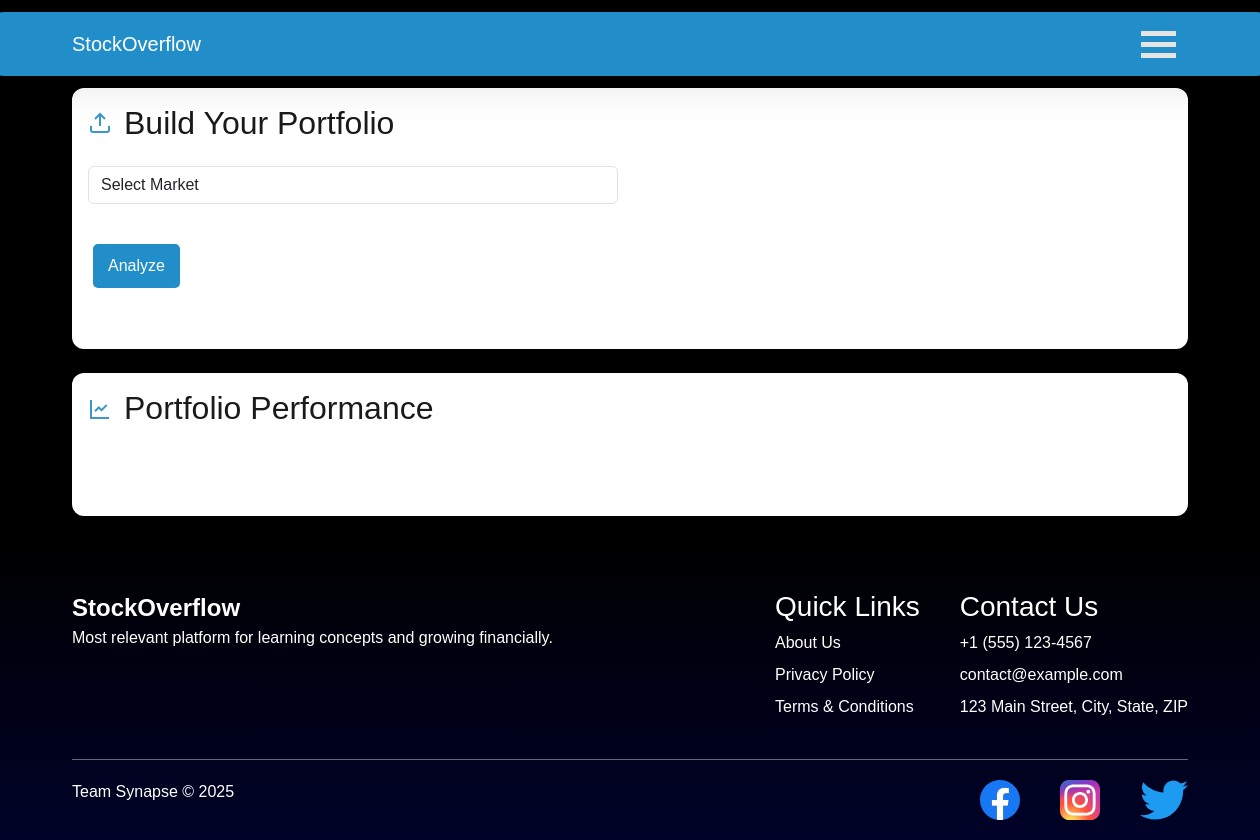
The app's page /market/stock_analysis/ (signed in), older data.
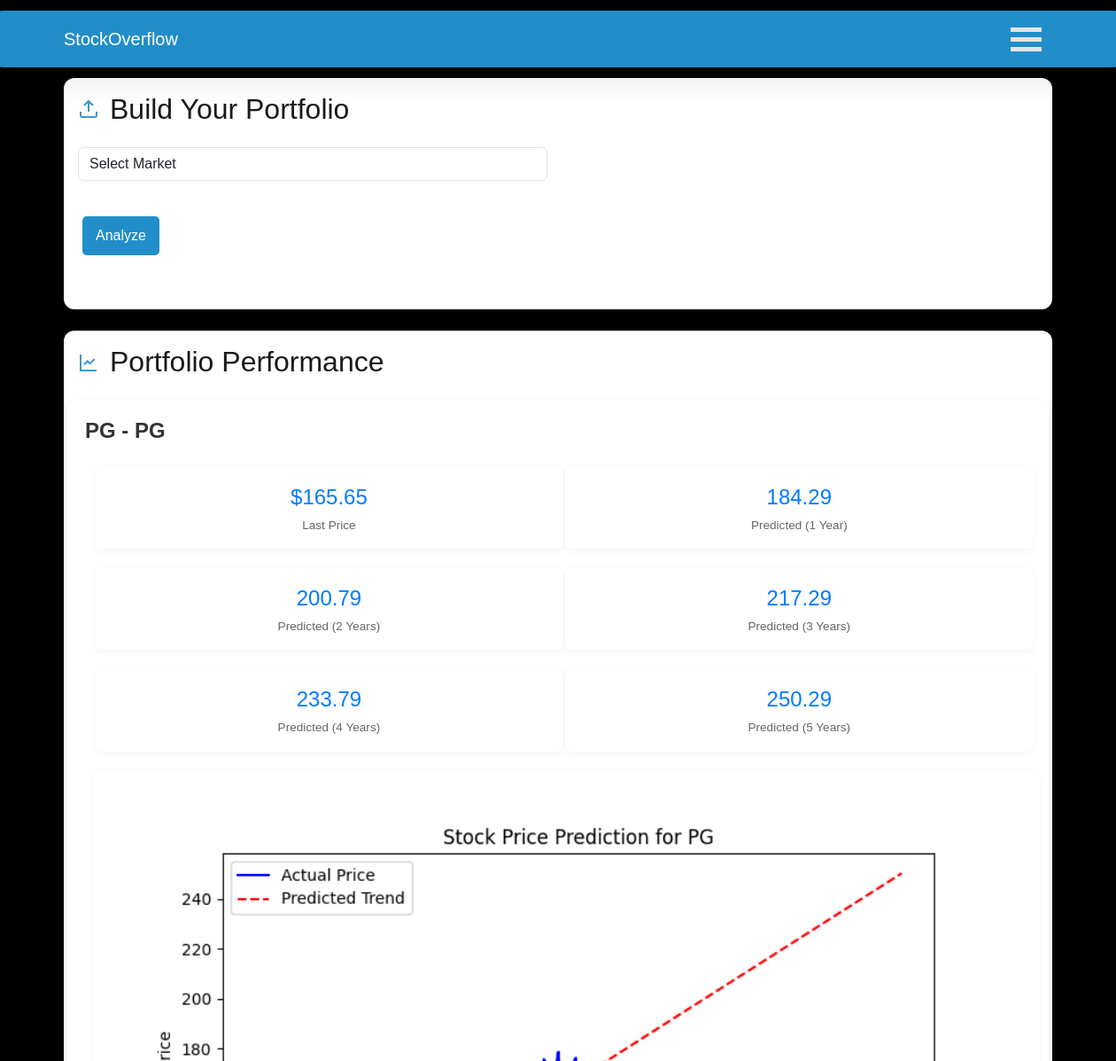
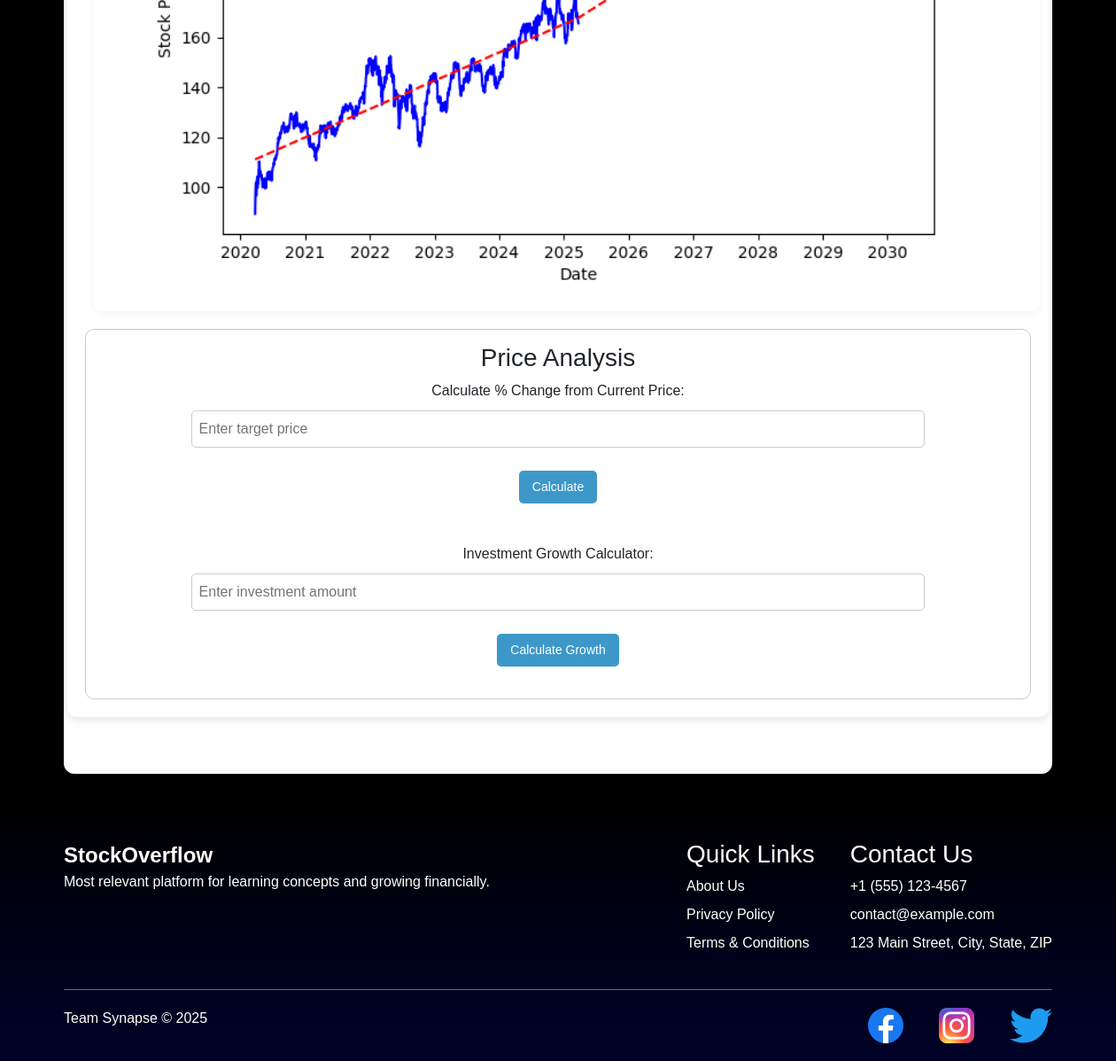
The same page, newer data (2 pictures, top to bottom).
### stock_market/models.py (models this page shows, shortened)
class Stock(models.Model):
    user = models.ForeignKey(settings.AUTH_USER_MODEL, on_delete=models.CASCADE)
    symbol = models.CharField(max_length=100, blank=True, null=True)
    name = models.CharField(max_length=100, blank=True, null=True)
    last_price = models.FloatField(null=True, blank=True)
    predicted_1y = models.FloatField(null=True, blank=True)
    predicted_2y = models.FloatField(null=True, blank=True)
    predicted_3y = models.FloatField(null=True, blank=True)
    predicted_4y = models.FloatField(null=True, blank=True)
    predicted_5y = models.FloatField(null=True, blank=True)
    graph_path = models.ImageField(upload_to="stock_graphs/", max_length=255, blank=True, null=True)

### stock_market/views.py (the view, shortened to what this page needs)
# urls.py: path('stock_analysis/', stock_analysis, name='stock_analysis'),
def stock_analysis(request):
    today_price = None
    predicted_prices = None
    graph_url = None
    symbol = ""
    stock_data = Stock.objects.filter(user=request.user).order_by('-id')
    return render(request, "portfolio.html",  {"stock": stock_data})

### templates/portfolio.html (shortened to what this page needs)
{% extends "base.html" %}
{% load static %}
{% block content %}
<link href="{% static  'designs/stock.css' %}" rel="stylesheet">
<link href="{% static  'designs/style-port.css' %}" rel="stylesheet">
<div class="card">
    <div class="card-body">
        <h2 class="section-title">
            <svg viewBox="0 0 24 24" fill="none" stroke="currentColor" stroke-width="2" style="color: #3d98c9;">
                <path d="M21 15v4a2 2 0 0 1-2 2H5a2 2 0 0 1-2-2v-4"></path>
                <polyline points="17 8 12 3 7 8"></polyline>
                <line x1="12" y1="3" x2="12" y2="15"></line>
            </svg>
            Build Your Portfolio
        </h2>
        <div class="row">
            <div class="col-md-6">
                <div class="mb-4">
                    <form method="POST" action="{% url 'market:stock_analysis' %}" onsubmit="setStockName()">
                        <select id="market" class="form-control" onchange="toggleStockOptions()">
                            <option value="" disabled selected>Select Market</option>
                        </select>
                        <br>
                        <button type="submit" value="submit" class="btn btn-primary mt-3">Analyze</button>
                    </form>
                </div>
            </div>
        </div>
    </div>
</div>
<br>
<div class="card">
    <div class="card-body">
        <h2 class="section-title">
            <svg viewBox="0 0 24 24" fill="none" stroke="currentColor" stroke-width="2" style="color: #3d98c9;">
                <path d="M3 3v18h18"></path>
                <path d="M18.7 8l-5.1 5.2-2.8-2.7L7 14.3"></path>
            </svg>
            Portfolio Performance
        </h2>
        <div class="row">
                <div class="mb-4">
                    <div class="portfolio-stats">
                        <div class="row" id="stock-container">
                            {% for i in stock %}
                            <div class="stock-card" style="display: inline-block; gap: 30px; ">
                                <h2 class="stock-title">{{ i.symbol }} - {{ i.name }}</h2>
                                <table style="width: 100%;">
                                    <tr>
                                        <td>
                                            <div class="stat-card">
                                                <div class="stat-value">${{ i.last_price }}</div>
                                                <div class="stat-label">Last Price</div>
                                            </div>
                                        </td>
                                        <td>
                                            <div class="stat-card"><div class="stat-value">{{ i.predicted_1y }}</div><div class="stat-label">Predicted (1 Year)</div></div>
                                        </td>
                                        <td colspan="4" rowspan="3">
                                        </td>
                                    </tr>
                                    <tr>
                                        <td>
                                            <div class="stat-card"><div class="stat-value">{{ i.predicted_2y }}</div><div class="stat-label">Predicted (2 Years)</div>
                                        </td>
                                        <td>
                                            <div class="stat-card"><div class="stat-value">{{ i.predicted_3y }}</div><div class="stat-label">Predicted (3 Years)</div>
                                        </td>
                                    </tr>
                                    <tr>
                                        <td>
                                            <div class="stat-card"><div class="stat-value">{{ i.predicted_4y }}</div><div class="stat-label">Predicted (4 Years)</div>
                                        </td>
                                        <td>
                                            <div class="stat-card"><div class="stat-value">{{ i.predicted_5y }}</div><div class="stat-label">Predicted (5 Years)</div>
                                        </td>
                                    </tr>
                                </table>
                                <div class="stat-card">
                                    <img src="{{ i.graph_path.url }}" alt="Stock Graph" class="stock-graph">
                                </div>
                                <div class="operations">
                                    <h3>Price Analysis</h3>
                                    <label>Calculate % Change from Current Price:</label>
                                    <input type="number" id="targetPrice" placeholder="Enter target price"><br>
                                    <button onclick="calculatePercentage()" class="btn btn-primary mt-3">Calculate</button>
                                    <br>
                                    <label>Investment Growth Calculator:</label><br>
                                    <input type="number" id="investmentAmount" placeholder="Enter investment amount"><br>
                                    <button onclick="calculateFutureValue()" class="btn btn-primary mt-3">Calculate Growth</button>
                                </div>
                            </div>
                            {% endfor %}
                        </div>
                    </div>
                </div>
        </div>
    </div>
</div>
{% endblock %}

### templates/base.html (shortened to what this page needs)
<!DOCTYPE html>
<html lang="en">
{% load static %}
<head>
    <link href="https://cdn.jsdelivr.net/npm/bootstrap@5.3.2/dist/css/bootstrap.min.css" rel="stylesheet">
    <link rel="stylesheet" href="https://cdn.jsdelivr.net/npm/chart.js@3.9.1/dist/chart.min.css">
    <link href="{% static 'designs/base.css' %}" rel="stylesheet">
    <link href="{% static  'designs/burger.css' %}" rel="stylesheet">
</head>
<body>
    <nav class="navbar navbar-expand-lg navbar-dark mb-4">
        <div class="container">
            <a class="navbar-brand" href="http://127.0.0.1:8000/">
                StockOverflow
            </a>
            <div class="dropdown">
                <a class="dropdown" role="button" id="dropdownMenuLink" data-bs-toggle="dropdown" aria-expanded="false">
                    <div class="container" onclick="myFunction(this)">
                        <div class="bar1"></div>
                        <div class="bar2"></div>
                        <div class="bar3"></div>
                    </div>
                </a>
            </div>
        </div>
    </nav>
    <div class="container">
        {% block content %}
        {% endblock %}
    </div>
    <br>
    <footer>
        <div class="container">
            <div class="content">
                <div class="left">
                    <div class="logo">StockOverflow</div>
                    <p>Most relevant platform for learning concepts and growing financially.</p>
                </div>
                <div class="right">
                    <div class="links">
                        <h3>Quick Links</h3>
                        <ul>
                            <li>
                                <a href="#">About Us</a>
                            </li>
                            <li>
                                <a href="#">Privacy Policy</a>
                            </li>
                            <li>
                                <a href="#">Terms & Conditions</a>
                            </li>
                        </ul>
                    </div>
                    <div class="links">
                        <h3>Contact Us</h3>
                        <ul>
                            <li>+1 (555) 123-4567</li>
                            <li>contact@example.com</li>
                            <li>123 Main Street, City, State, ZIP</li>
                        </ul>
                    </div>
                </div>
            </div>
            <div class="copyright">
                <p>Team Synapse © 2025</p>
                <div class="socials">
                    <a href="#"><img src="{% static 'images/facebook-logo.svg' %}" alt="" /></a>
                    <a href="#"><img src="{% static 'images/instagram-logo.svg' %}" alt="" /></a>
                    <a href="#"><img src="{% static 'images/twitter-logo.svg' %}" alt="" /></a>
                </div>
            </div>
        </div>
    </footer>
</body>
</html>

### static/designs/base.css (style rules this page uses)
:root { --primary-color: #228ec9; --primary-light: rgba(108, 92, 231, 0.1); --primary-dark: #64c7fc; --success-color: #28A745; --danger-color: #DC3545; --warning-color: #FFC107; --info-color: #17A2B8; }
.navbar { background-color: var(--primary-color) !important; top: 12px; backdrop-filter: blur(10px); width: 1300px; left: 50%; transform: translateX(-50%); display: flex; justify-content: space-between; align-items: center; padding: 12px 32px; border-radius: 24px; box-shadow: 0 4px 50px -8px rgba(0, 0, 0, 0.2); z-index: 300; }
body { background: #000; align-items: center; justify-content: center; flex-direction: column; height: 100vh; font-family: "Poppins", sans-serif; }
.navbar-brand { color: white !important; font-weight: 500; }
.card { border-radius: 12px; border: none; box-shadow: 0 2px 12px rgba(0, 0, 0, 0.08); height: 100%; transition: transform 0.2s; }
.section-title { display: flex; align-items: center; gap: 12px; color: #1a1a1a; margin-bottom: 1.5rem; }
.section-title svg { width: 24px; height: 24px; color: var(--primary-color); }
footer { background: linear-gradient(0deg, #000228 0%, #000000 100%); color: #fff; padding-top: 50px; }
footer a { color: #fff; text-decoration: none; }
footer .content { display: flex; justify-content: space-between; }
footer .logo { font-size: 24px; font-weight: bold; }
footer .left p { margin-top: 0; }
footer .right { display: flex; gap: 40px; }
footer h3 { margin-top: 0; }
footer ul { list-style: none; padding: 0; margin-bottom: 40px; }
footer ul li { margin: 8px 0; }
footer .copyright { border-top: 1px solid rgba(255, 255, 255, 0.4); display: flex; align-items: center; justify-content: space-between; padding: 20px 0; }
footer .socials { display: flex; gap: 40px; }
footer .socials img { height: 40px; }

### static/designs/burger.css (style rules this page uses)
.container { cursor: pointer; }
.bar1, .bar2, .bar3 { width: 35px; height: 5px; background-color: #e4e4e4; margin: 6px 0; transition: 0.4s; }

### static/designs/stock.css (style rules this page uses)
.stock-card { display: inline-block; flex-direction: column; align-items: center; background: white; border-radius: 10px; padding: 20px; width: 100%; box-shadow: 0px 4px 10px rgba(0, 0, 0, 0.1); transition: transform 0.3s ease-in-out; }
.stock-title { font-size: 24px; font-weight: bold; margin-bottom: 15px; color: #333; }
.stat-card { background: white; padding: 10px; margin: 10px; border-radius: 10px; box-shadow: 0 2px 5px rgba(0, 0, 0, 0.2); text-align: center; width: 100%; }
.stat-value { font-size: 22px; font-weight: bold; color: #007bff; }
.stat-label { font-size: 14px; color: #555; }
.stock-graph { width: 100%; border-radius: 10px; display: inline-block; }
.operations { margin-top: 20px; padding: 15px; border: 1px solid #ccc; border-radius: 10px; background: #fff; text-align: center; width: 100%; }
.operations input { width: 80%; padding: 8px; margin: 10px; border: 1px solid #ccc; border-radius: 5px; }
.operations button { padding: 8px 15px; border: none; background-color:#3d98c9; color: white; font-size: 14px; border-radius: 5px; cursor: pointer; }
.btn { padding: 10px 15px; font-size: 16px; margin: 5px; border: none; cursor: pointer; border-radius: 5px; transition: background 0.3s ease; }
.btn-primary { color: white; }

Row changes from the older to the newer data that the page shows:
added Stock: symbol "PG", name "PG", last_price "165.65", predicted_1y "184.29", predicted_2y "200.79", predicted_3y "217.29", predicted_4y "233.79", predicted_5y "250.29", graph_path (picture)
